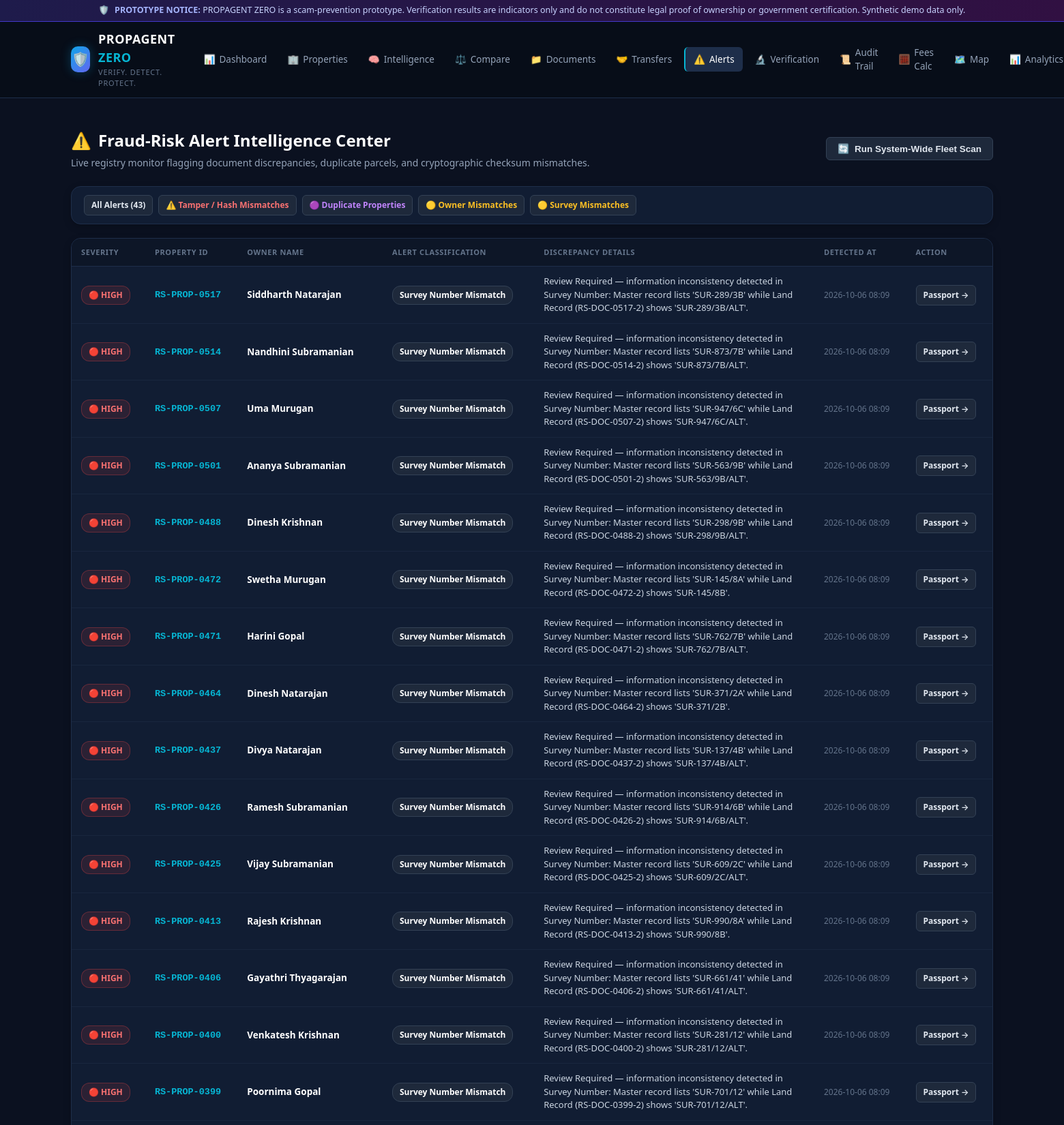
/alerts?type=Survey+Number+Mismatch (signed in, upper part), run on the app's committed database.
### tables this page shows
CREATE TABLE risk_alerts (
        id INTEGER PRIMARY KEY AUTOINCREMENT,
        property_id TEXT NOT NULL,
        alert_type TEXT NOT NULL,
        description TEXT NOT NULL,
        severity TEXT NOT NULL DEFAULT 'Medium',
        created_at TEXT NOT NULL DEFAULT CURRENT_TIMESTAMP,
        FOREIGN KEY (property_id) REFERENCES properties (property_id) ON DELETE CASCADE
    );

CREATE TABLE properties (
        id INTEGER PRIMARY KEY AUTOINCREMENT,
        property_id TEXT UNIQUE NOT NULL,
        owner_id TEXT NOT NULL,
        owner_name TEXT NOT NULL,
        survey_number TEXT NOT NULL,
        land_area REAL NOT NULL,
        area_unit TEXT NOT NULL DEFAULT 'sq.ft',
        property_type TEXT NOT NULL,
        district TEXT NOT NULL,
        taluk TEXT NOT NULL,
        village TEXT NOT NULL,
        location TEXT NOT NULL,
        registration_date TEXT NOT NULL,
        ownership_status TEXT NOT NULL DEFAULT 'Active',
        verification_status TEXT NOT NULL DEFAULT 'Pending',
        risk_score INTEGER NOT NULL DEFAULT 0,
        risk_level TEXT NOT NULL DEFAULT 'Low Risk',
        previous_owner TEXT,
        transfer_date TEXT,
        created_at TEXT NOT NULL DEFAULT CURRENT_TIMESTAMP
    , latitude REAL DEFAULT 13.0827, longitude REAL DEFAULT 80.2707, address TEXT DEFAULT "", land_purpose TEXT DEFAULT "Residential", declared_purpose TEXT DEFAULT "Residential", location_status TEXT DEFAULT "Consistent", purpose_status TEXT DEFAULT "Consistent", boundary_coordinates TEXT DEFAULT "", utility_dues TEXT DEFAULT "");

### app.py (the view)
@app.route('/alerts')
@login_required
def alerts():
    type_filter = request.args.get('type', '').strip()
    conn = get_db_connection()
    cursor = conn.cursor()
    sql = """
        SELECT a.*, p.owner_name, p.risk_score
        FROM risk_alerts a
        JOIN properties p ON a.property_id = p.property_id
        WHERE 1=1
    """
    params = []
    if type_filter:
        sql += " AND a.alert_type = ?"
        params.append(type_filter)
    sql += " ORDER BY a.id DESC"
    cursor.execute(sql, params)
    alert_list = [dict(r) for r in cursor.fetchall()]
    conn.close()
    return render_template('alerts.html', alerts=alert_list, type_filter=type_filter)

### app.py (called while the page is built)
def get_csrf_token():
    if '_csrf_token' not in session:
        session['_csrf_token'] = secrets.token_hex(32)
    return session['_csrf_token']

@app.context_processor
def inject_template_globals():
    unread_count = 0
    uid = session.get('user_id')
    if uid:
        try:
            _conn = get_db_connection()
            row = _conn.execute(
                "SELECT COUNT(*) FROM notifications WHERE user_id = ? AND is_read = 0", (uid,)
            ).fetchone()
            unread_count = row[0] if row else 0
            _conn.close()
        except Exception:
            pass
    return {
        'csrf_token': get_csrf_token,
        'demo_mode': DEMO_MODE,
        'current_user_id': session.get('user_id'),
        'current_user_name': session.get('user_name'),
        'current_user_role': session.get('user_role'),
        'unread_notifications': unread_count
    }

@app.before_request
def security_and_csrf_protect():
    if request.path.startswith('/api/'):
        if 'user_id' in session:
            return
        key = request.headers.get('X-API-Key') or request.args.get('api_key')
        if key and secrets.compare_digest(key, API_KEY):
            return
        return jsonify({
            'error': 'Unauthorized',
            'message': 'API access requires an active session or valid X-API-Key.'
        }), 401
    if request.method in ('POST', 'PUT', 'DELETE', 'PATCH'):
        token = request.form.get('csrf_token') or request.headers.get('X-CSRFToken')
        session_token = session.get('_csrf_token')
        if not session_token or not token or not secrets.compare_digest(token, session_token):
            flash("Session expired — please sign in again to continue.", "warning")
            return redirect(url_for('login'))

def login_required(f):
    @wraps(f)
    def decorated_function(*args, **kwargs):
        if 'user_id' not in session:
            flash("Please sign in to access this resource.", "warning")
            return redirect(url_for('login', next=request.url))
        return f(*args, **kwargs)
    return decorated_function

@app.after_request
def set_security_headers(response):
    response.headers['X-Content-Type-Options'] = 'nosniff'
    response.headers['X-Frame-Options'] = 'SAMEORIGIN'
    response.headers['Referrer-Policy'] = 'strict-origin-when-cross-origin'
    return response

### templates/alerts.html (shortened to what this page needs)
{% extends "base.html" %}
{% block content %}
<div class="page-header">
  <div class="page-title">
    <h2><span>⚠️</span> Fraud-Risk Alert Intelligence Center</h2>
    <p>Live registry monitor flagging document discrepancies, duplicate parcels, and cryptographic checksum mismatches.</p>
  </div>
  <form method="POST" action="{{ url_for('run_system_wide_scan') }}">
    <button type="submit" class="btn btn-secondary">
      <span>🔄</span> Run System-Wide Fleet Scan
    </button>
  </form>
</div>
<div class="card" style="padding: 12px 18px; margin-bottom: 20px;">
  <div style="display: flex; gap: 8px; flex-wrap: wrap; font-size: 13px;">
    <a href="{{ url_for('alerts') }}" class="btn btn-secondary btn-sm {% if not type_filter %}active{% endif %}">
      All Alerts ({{ alerts|length }})
    </a>
    <a href="{{ url_for('alerts', type='Hash Mismatch') }}" class="btn btn-secondary btn-sm {% if type_filter == 'Hash Mismatch' %}active{% endif %}" style="color: #f87171;">
      ⚠️ Tamper / Hash Mismatches
    </a>
    <a href="{{ url_for('alerts', type='Potential Duplicate Property') }}" class="btn btn-secondary btn-sm {% if type_filter == 'Potential Duplicate Property' %}active{% endif %}" style="color: #c084fc;">
      🟣 Duplicate Properties
    </a>
    <a href="{{ url_for('alerts', type='Owner Name Mismatch') }}" class="btn btn-secondary btn-sm {% if type_filter == 'Owner Name Mismatch' %}active{% endif %}" style="color: #fbbf24;">
      🟡 Owner Mismatches
    </a>
    <a href="{{ url_for('alerts', type='Survey Number Mismatch') }}" class="btn btn-secondary btn-sm {% if type_filter == 'Survey Number Mismatch' %}active{% endif %}" style="color: #fbbf24;">
      🟡 Survey Mismatches
    </a>
  </div>
</div>
<div class="card" style="padding: 0; overflow: hidden;">
  <div class="table-responsive">
    <table class="data-table">
      <thead>
        <tr>
          <th>Severity</th>
          <th>Property ID</th>
          <th>Owner Name</th>
          <th>Alert Classification</th>
          <th>Discrepancy Details</th>
          <th>Detected At</th>
          <th>Action</th>
        </tr>
      </thead>
      <tbody>
        {% for a in alerts %}
          <tr>
            <td>
              {% if a.severity == 'High' %}
                <span class="badge badge-high-risk">🔴 HIGH</span>
              {% elif a.severity == 'Medium' %}
                <span class="badge badge-review-required">🟡 MEDIUM</span>
              {% else %}
                <span class="badge badge-neutral">⚪ LOW</span>
              {% endif %}
            </td>
            <td>
              <a href="{{ url_for('property_passport', property_id=a.property_id) }}" class="mono-id" style="text-decoration: none;">
                {{ a.property_id }}
              </a>
            </td>
            <td><strong>{{ a.owner_name }}</strong></td>
            <td>
              <span class="badge badge-neutral" style="color: #fff; font-weight: 600;">
                {{ a.alert_type }}
              </span>
            </td>
            <td style="max-width: 380px; font-size: 13px; color: #cbd5e1;">
              {{ a.description }}
            </td>
            <td style="font-size: 12px; color: var(--text-muted);">
              {{ a.created_at[:16] }}
            </td>
            <td>
              <a href="{{ url_for('property_passport', property_id=a.property_id) }}" class="btn btn-secondary btn-sm">
                Passport &rarr;
              </a>
            </td>
          </tr>
        {% else %}
          <tr>
            <td colspan="7" style="text-align: center; padding: 32px; color: var(--text-muted);">
              No active alerts matching the selected category.
            </td>
          </tr>
        {% endfor %}
      </tbody>
    </table>
  </div>
</div>
{% endblock %}

### static/style.css (style rules this page uses)
:root { --bg-main: #0b1120; --bg-card: #111d33; --bg-card-hover: #162442; --bg-sidebar: #070d18; --border-color: #1e2e4a; --border-subtle: #19263e; --text-primary: #f8fafc; --text-secondary: #94a3b8; --text-muted: #64748b; --accent-cyan: #06b6d4; --accent-blue: #3b82f6; --accent-indigo: #6366f1; --status-green: #10b981; --status-green-bg: rgba(16, 185, 129, 0.12); --status-green-border: rgba(16, 185, 129, 0.3); --status-amber: #f59e0b; --status-amber-bg: rgba(245, 158, 11, 0.12); --status-amber-border: rgba(245, 158, 11, 0.3); --status-red: #ef4444; --status-red-bg: rgba(239, 68, 68, 0.12); --status-red-border: rgba(239, 68, 68, 0.3); --font-sans: system-ui, -apple-system, BlinkMacSystemFont, "Segoe UI", Roboto, "Helvetica Neue", Arial, sans-serif; --font-mono: ui-monospace, SFMono-Regular, Menlo, Monaco, Consolas, "Liberation Mono", "Courier New", monospace; --radius-sm: 6px; --radius-md: 10px; --radius-lg: 14px; }
* { box-sizing: border-box; margin: 0; padding: 0; }
body { background-color: var(--bg-main); color: var(--text-primary); font-family: var(--font-sans); line-height: 1.5; font-size: 15px; min-height: 100vh; display: flex; flex-direction: column; }
.page-header { display: flex; align-items: center; justify-content: space-between; margin-bottom: 24px; flex-wrap: wrap; gap: 16px; }
.page-title h2 { font-size: 24px; font-weight: 700; color: #fff; display: flex; align-items: center; gap: 10px; }
.page-title p { color: var(--text-secondary); font-size: 14px; margin-top: 4px; }
.card { background-color: var(--bg-card); border: 1px solid var(--border-color); border-radius: var(--radius-lg); padding: 20px; margin-bottom: 20px; box-shadow: 0 4px 12px rgba(0, 0, 0, 0.2); }
.badge { display: inline-flex; align-items: center; gap: 5px; font-size: 12px; font-weight: 600; padding: 4px 10px; border-radius: 12px; white-space: nowrap; }
.badge-high-risk, .badge-mismatch, .badge-rejected { background: var(--status-red-bg); border: 1px solid var(--status-red-border); color: #f87171; }
.badge-neutral { background: #1e293b; border: 1px solid #334155; color: #cbd5e1; }
.table-responsive { width: 100%; overflow-x: auto; }
table.data-table { width: 100%; border-collapse: collapse; font-size: 13.5px; text-align: left; }
table.data-table th { background-color: #0d1627; color: var(--text-muted); font-weight: 600; text-transform: uppercase; font-size: 11px; letter-spacing: 0.6px; padding: 12px 14px; border-bottom: 1px solid var(--border-color); }
table.data-table td { padding: 12px 14px; border-bottom: 1px solid var(--border-subtle); color: var(--text-secondary); }
table.data-table td strong { color: #fff; }
.mono-id { font-family: var(--font-mono); font-weight: 600; color: var(--accent-cyan); }
.btn { display: inline-flex; align-items: center; justify-content: center; gap: 8px; padding: 8px 16px; font-size: 13.5px; font-weight: 600; border-radius: var(--radius-sm); text-decoration: none; border: 1px solid transparent; cursor: pointer; transition: all 0.15s ease; }
.btn-secondary { background: #1e293b; color: #e2e8f0; border-color: #334155; }
.btn-sm { padding: 5px 10px; font-size: 12px; }

### data on the page
risk_alerts: severity "🔴 HIGH", property_id "RS-PROP-0517", owner_name "Siddharth Natarajan", alert_type "Survey Number Mismatch", description "Review Required — information inconsistency detected in Survey Number: Master record lists 'SUR-289/3B' while Land Record (RS-DOC-0517-2) shows 'SUR-289/3B/ALT'.", created_at "2026-10-06 08:09"
risk_alerts: severity "🔴 HIGH", property_id "RS-PROP-0514", owner_name "Nandhini Subramanian", alert_type "Survey Number Mismatch", description "Review Required — information inconsistency detected in Survey Number: Master record lists 'SUR-873/7B' while Land Record (RS-DOC-0514-2) shows 'SUR-873/7B/ALT'.", created_at "2026-10-06 08:09"
risk_alerts: severity "🔴 HIGH", property_id "RS-PROP-0507", owner_name "Uma Murugan", alert_type "Survey Number Mismatch", description "Review Required — information inconsistency detected in Survey Number: Master record lists 'SUR-947/6C' while Land Record (RS-DOC-0507-2) shows 'SUR-947/6C/ALT'.", created_at "2026-10-06 08:09"
risk_alerts: severity "🔴 HIGH", property_id "RS-PROP-0501", owner_name "Ananya Subramanian", alert_type "Survey Number Mismatch", description "Review Required — information inconsistency detected in Survey Number: Master record lists 'SUR-563/9B' while Land Record (RS-DOC-0501-2) shows 'SUR-563/9B/ALT'.", created_at "2026-10-06 08:09"
risk_alerts: severity "🔴 HIGH", property_id "RS-PROP-0488", owner_name "Dinesh Krishnan", alert_type "Survey Number Mismatch", description "Review Required — information inconsistency detected in Survey Number: Master record lists 'SUR-298/9B' while Land Record (RS-DOC-0488-2) shows 'SUR-298/9B/ALT'.", created_at "2026-10-06 08:09"
risk_alerts: severity "🔴 HIGH", property_id "RS-PROP-0472", owner_name "Swetha Murugan", alert_type "Survey Number Mismatch", description "Review Required — information inconsistency detected in Survey Number: Master record lists 'SUR-145/8A' while Land Record (RS-DOC-0472-2) shows 'SUR-145/8B'.", created_at "2026-10-06 08:09"
risk_alerts: severity "🔴 HIGH", property_id "RS-PROP-0471", owner_name "Harini Gopal", alert_type "Survey Number Mismatch", description "Review Required — information inconsistency detected in Survey Number: Master record lists 'SUR-762/7B' while Land Record (RS-DOC-0471-2) shows 'SUR-762/7B/ALT'.", created_at "2026-10-06 08:09"
risk_alerts: severity "🔴 HIGH", property_id "RS-PROP-0464", owner_name "Dinesh Natarajan", alert_type "Survey Number Mismatch", description "Review Required — information inconsistency detected in Survey Number: Master record lists 'SUR-371/2A' while Land Record (RS-DOC-0464-2) shows 'SUR-371/2B'.", created_at "2026-10-06 08:09"
risk_alerts: severity "🔴 HIGH", property_id "RS-PROP-0437", owner_name "Divya Natarajan", alert_type "Survey Number Mismatch", description "Review Required — information inconsistency detected in Survey Number: Master record lists 'SUR-137/4B' while Land Record (RS-DOC-0437-2) shows 'SUR-137/4B/ALT'.", created_at "2026-10-06 08:09"
risk_alerts: severity "🔴 HIGH", property_id "RS-PROP-0426", owner_name "Ramesh Subramanian", alert_type "Survey Number Mismatch", description "Review Required — information inconsistency detected in Survey Number: Master record lists 'SUR-914/6B' while Land Record (RS-DOC-0426-2) shows 'SUR-914/6B/ALT'.", created_at "2026-10-06 08:09"
risk_alerts: severity "🔴 HIGH", property_id "RS-PROP-0425", owner_name "Vijay Subramanian", alert_type "Survey Number Mismatch", description "Review Required — information inconsistency detected in Survey Number: Master record lists 'SUR-609/2C' while Land Record (RS-DOC-0425-2) shows 'SUR-609/2C/ALT'.", created_at "2026-10-06 08:09"
risk_alerts: severity "🔴 HIGH", property_id "RS-PROP-0413", owner_name "Rajesh Krishnan", alert_type "Survey Number Mismatch", description "Review Required — information inconsistency detected in Survey Number: Master record lists 'SUR-990/8A' while Land Record (RS-DOC-0413-2) shows 'SUR-990/8B'.", created_at "2026-10-06 08:09"
risk_alerts: severity "🔴 HIGH", property_id "RS-PROP-0406", owner_name "Gayathri Thyagarajan", alert_type "Survey Number Mismatch", description "Review Required — information inconsistency detected in Survey Number: Master record lists 'SUR-661/41' while Land Record (RS-DOC-0406-2) shows 'SUR-661/41/ALT'.", created_at "2026-10-06 08:09"
risk_alerts: severity "🔴 HIGH", property_id "RS-PROP-0400", owner_name "Venkatesh Krishnan", alert_type "Survey Number Mismatch", description "Review Required — information inconsistency detected in Survey Number: Master record lists 'SUR-281/12' while Land Record (RS-DOC-0400-2) shows 'SUR-281/12/ALT'.", created_at "2026-10-06 08:09"
risk_alerts: severity "🔴 HIGH", property_id "RS-PROP-0399", owner_name "Poornima Gopal", alert_type "Survey Number Mismatch", description "Review Required — information inconsistency detected in Survey Number: Master record lists 'SUR-701/12' while Land Record (RS-DOC-0399-2) shows 'SUR-701/12/ALT'.", created_at "2026-10-06 08:09"

### other printed values
{{ alerts|length }} "43"
